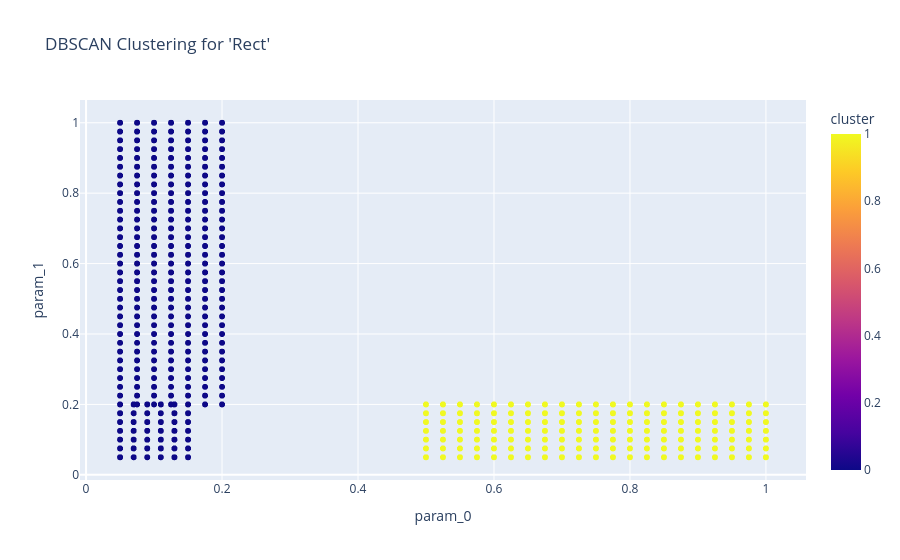
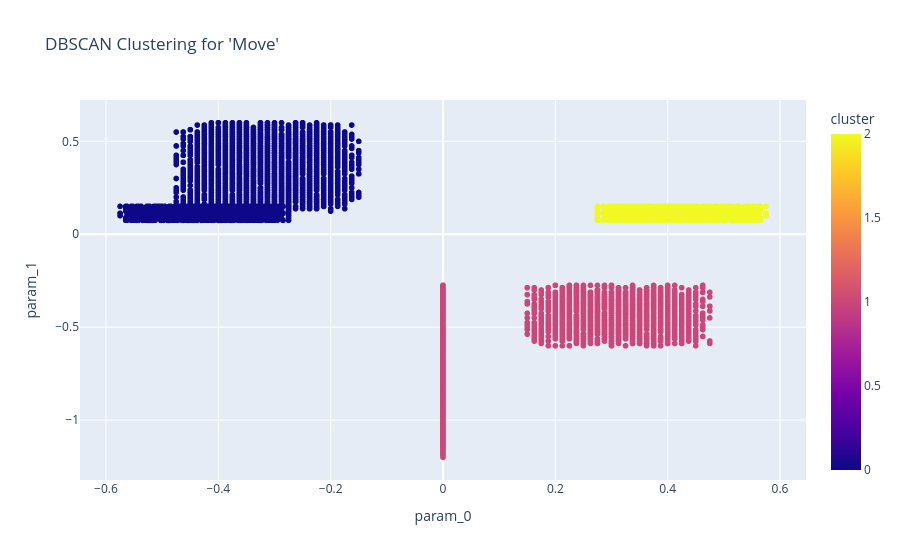

The notebook cell saved with these charts, in order:
### Markdown cell above
# 5. Abstraction after Clustering

### Code cell
print("\n--- PHASE 2: ABSTRACTION ON CLUSTERED STRUCTURES ---")

# 2.1. Cluster a list of specified structures
# Define which structures you want to attempt to cluster.
structure_names_to_cluster = ["Rect", "Move"] # CHANGED: Now a list
all_clustered_structures = {}

print(f"\nAttempting to cluster structures: {structure_names_to_cluster}...")

for structure_name in structure_names_to_cluster:
    print(f"\n--- Clustering '{structure_name}' ---")
    
    # Get the parameters for the current structure
    params = structures.get(structure_name)
    if not params:
        print(f"Structure '{structure_name}' not found or is empty. Skipping.")
        continue
        
    df = make_df_from_structure(params)

    if df.empty or df.shape[1] == 0:
        print(f"No float parameters to cluster for '{structure_name}'. Skipping.")
        continue

    # Normalize and cluster using DBSCAN
    X = StandardScaler().fit_transform(df.values)
    # Note: You might need to tune eps and min_samples for different structures
    labels = DBSCAN(eps=0.5, min_samples=10).fit_predict(X)
    df["cluster"] = labels
    
    # Visualize the clusters for the current structure
    num_clusters_found = len(set(labels)) - (1 if -1 in labels else 0)
    print(f"Found {num_clusters_found} clusters for '{structure_name}'.")
    
    fig = px.scatter(
        df, 
        x="param_0", 
        y="param_1" if "param_1" in df.columns else None, 
        color="cluster",
        title=f"DBSCAN Clustering for '{structure_name}'"
    )
    fig.show()

    # Create new, more specific structures based on the clusters found
    cluster_map = defaultdict(list)
    for i, label in enumerate(labels):
        if label != -1:  # Ignore noise points
            # Create a unique name for the new clustered structure
            new_structure_name = f"{structure_name.lower()}_cluster_{label}"
            cluster_map[new_structure_name].append(params[i])
            
    # Add the newly found clusters to our collection
    all_clustered_structures.update(dict(cluster_map))

### Figure 1 — Plotly figure (JSON) as saved in the notebook; plotly's stock layout.template omitted (floating-point values rounded to 4 significant figures; data arrays with more than 128 entries replaced by an {"elided": "..."} marker saying what was removed)
{"data": [{"hovertemplate": "param_0=%{x}<br>param_1=%{y}<br>cluster=%{marker.color}<extra></extra>", "legendgroup": "", "marker": {"color": {"elided": "12000 int values"}, "coloraxis": "coloraxis", "symbol": "circle"}, "mode": "markers", "name": "", "showlegend": false, "type": "scattergl", "x": {"elided": "12000 float values"}, "xaxis": "x", "y": {"elided": "12000 float values"}, "yaxis": "y"}], "layout": {"coloraxis": {"colorbar": {"title": {"text": "cluster"}}, "colorscale": [[0, "#0d0887"], [0.1111, "#46039f"], [0.2222, "#7201a8"], [0.3333, "#9c179e"], [0.4444, "#bd3786"], [0.5556, "#d8576b"], [0.6667, "#ed7953"], [0.7778, "#fb9f3a"], [0.8889, "#fdca26"], [1, "#f0f921"]]}, "legend": {"tracegroupgap": 0}, "title": {"text": "DBSCAN Clustering for 'Rect'"}, "xaxis": {"anchor": "y", "domain": [0, 1], "title": {"text": "param_0"}}, "yaxis": {"anchor": "x", "domain": [0, 1], "title": {"text": "param_1"}}}}

### Figure 2 — Plotly figure (JSON) as saved in the notebook; plotly's stock layout.template omitted (floating-point values rounded to 4 significant figures; data arrays with more than 128 entries replaced by an {"elided": "..."} marker saying what was removed)
{"data": [{"hovertemplate": "param_0=%{x}<br>param_1=%{y}<br>cluster=%{marker.color}<extra></extra>", "legendgroup": "", "marker": {"color": {"elided": "9000 int values"}, "coloraxis": "coloraxis", "symbol": "circle"}, "mode": "markers", "name": "", "showlegend": false, "type": "scattergl", "x": {"elided": "9000 float values"}, "xaxis": "x", "y": {"elided": "9000 float values"}, "yaxis": "y"}], "layout": {"coloraxis": {"colorbar": {"title": {"text": "cluster"}}, "colorscale": [[0, "#0d0887"], [0.1111, "#46039f"], [0.2222, "#7201a8"], [0.3333, "#9c179e"], [0.4444, "#bd3786"], [0.5556, "#d8576b"], [0.6667, "#ed7953"], [0.7778, "#fb9f3a"], [0.8889, "#fdca26"], [1, "#f0f921"]]}, "legend": {"tracegroupgap": 0}, "title": {"text": "DBSCAN Clustering for 'Move'"}, "xaxis": {"anchor": "y", "domain": [0, 1], "title": {"text": "param_0"}}, "yaxis": {"anchor": "x", "domain": [0, 1], "title": {"text": "param_1"}}}}
